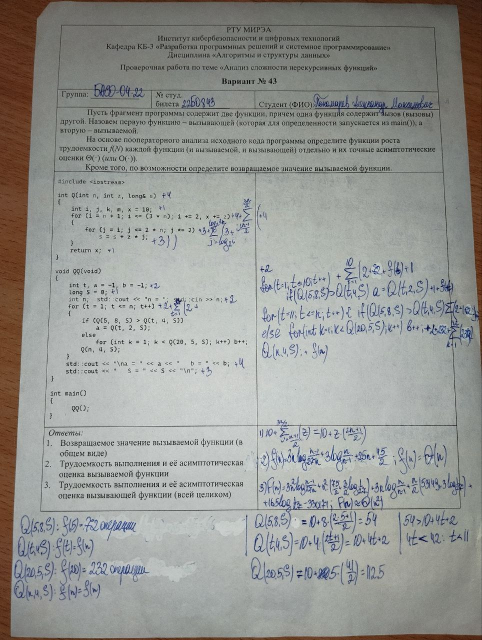
//> input picture res/paper.jpg, 964 x 1280 px (shown at 1/2 size)
$ ./Source   (built with g++ and OpenCV 4)
//> lines starting //> are read from the running program, lines starting //| are printed output that depends on the picture; after the words box and inside, x2 and y2 are one past the last pixel; in counts of white or black regions, pixels touching at a corner belong together
#include <opencv2/imgcodecs.hpp>
#include <opencv2/highgui.hpp>
#include <opencv2/imgproc.hpp>
#include <iostream>
#define w 420
#define h 596
#define cropVal 5
using namespace cv;
using namespace std;


Mat preProcessing(Mat img)
{
	Mat imgGray, imgBlur, imgCanny,imgDil;
	cvtColor(img, imgGray, COLOR_BGR2GRAY);
	GaussianBlur(imgGray, imgBlur, Size(3, 3), 3, 0);
	Canny(imgBlur, imgCanny, 25, 75);
	Mat kernel = getStructuringElement(MORPH_RECT, Size(3, 3));
	dilate(imgCanny, imgDil, kernel);
	return imgDil;
}

vector<Point> reorder(vector<Point> points)
{
	vector<Point> newPoints;
	vector<int>  sumPoints, subPoints;

	for (int i = 0; i < 4; i++)
	{
		sumPoints.push_back(points[i].x + points[i].y);
		subPoints.push_back(points[i].x - points[i].y);
	}

	newPoints.push_back(points[min_element(sumPoints.begin(), sumPoints.end()) - sumPoints.begin()]); // 0
	newPoints.push_back(points[max_element(subPoints.begin(), subPoints.end()) - subPoints.begin()]); //1
	newPoints.push_back(points[min_element(subPoints.begin(), subPoints.end()) - subPoints.begin()]); //2
	newPoints.push_back(points[max_element(sumPoints.begin(), sumPoints.end()) - sumPoints.begin()]); //3

	return newPoints;
}

vector<Point> getContours(Mat image)
{

	vector<vector<Point>> contours;
	vector<Vec4i> hierarchy;

	findContours(image, contours, hierarchy, RETR_EXTERNAL, CHAIN_APPROX_SIMPLE);

	vector<vector<Point>> conPoly(contours.size());
	vector<Rect> boundRect(contours.size());

	vector<Point> biggest;
	int maxArea = 0;

	for (int i = 0; i < contours.size(); i++)
	{
		int area = contourArea(contours[i]);

		if (area > 1000)
		{
			float peri = arcLength(contours[i], true);
			approxPolyDP(contours[i], conPoly[i], 0.02 * peri, true);

			if (area > maxArea && conPoly[i].size() == 4)
			{
				biggest = { conPoly[i][0],conPoly[i][1] ,conPoly[i][2] ,conPoly[i][3] };
				maxArea = area;
			}
		}
	}
	biggest = reorder(biggest);
	return biggest;
}


void getWarp(Mat img, Mat& imgWarp,vector<Point> points)
{
	Point2f src[4] = { points[0],points[1],points[2],points[3] };
	Point2f dst[4] = { {0.0f,0.0f},{w,0.0f},{0.0f,h},{w,h} };

	Mat matrix = getPerspectiveTransform(src, dst);
	warpPerspective(img, imgWarp, matrix, Point(w, h));
}

void main()
{
	vector<Point> initialPoints, docPoints;
	Mat imgOriginal, imgCrop, imgThre,imgWarp;;
	string path = "res/paper.jpg";
	imgOriginal = imread(path);
//> imgOriginal is the input picture: 1280 rows x 964 cols, CV_8UC3; mean B, G, R 146.9, 150.7, 149.5

	imgThre = preProcessing(imgOriginal);
//> in preProcessing, `cvtColor(img, imgGray, COLOR_BGR2GRAY);`:
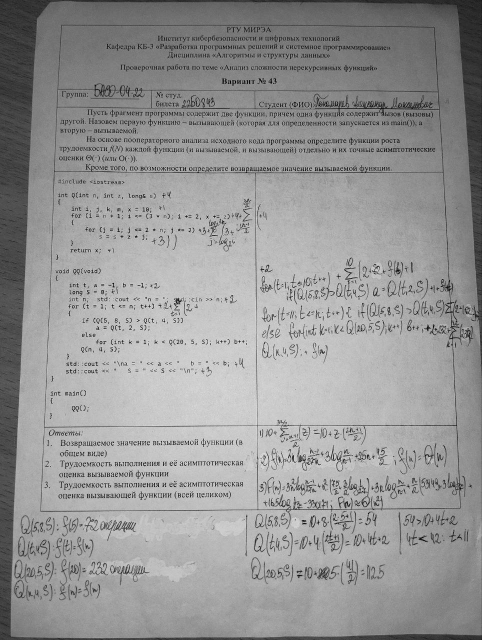
//> imgGray: 1280 rows x 964 cols, CV_8UC1 (shown at 1/2 size); min 0, max 254, mean 150
//> in preProcessing, `Canny(imgBlur, imgCanny, 25, 75);`:
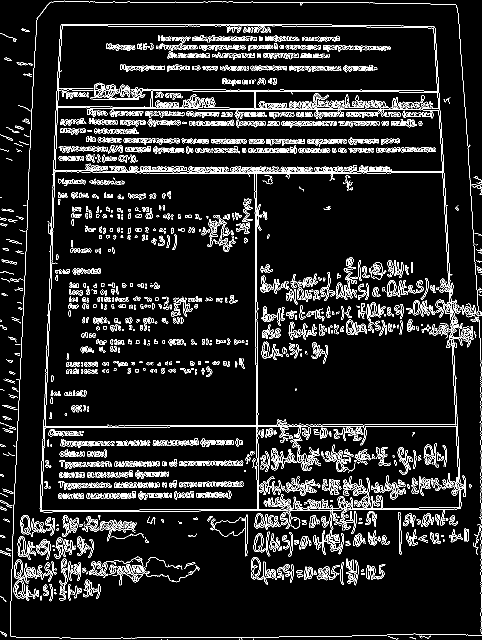
//> imgCanny: 1280 rows x 964 cols, CV_8UC1 (shown at 1/2 size); 8.7% white in thin lines or dots
//> in preProcessing, `dilate(imgCanny, imgDil, kernel);`:
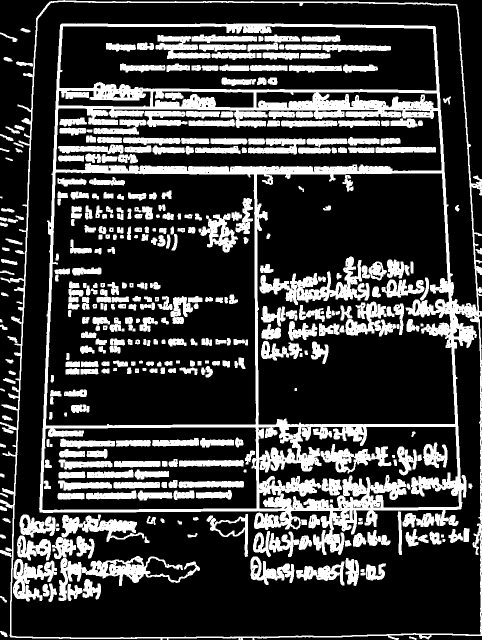
//> imgDil: 1280 rows x 964 cols, CV_8UC1 (shown at 1/2 size); 24.5% white; 407 white regions (1 under 20 px)

	initialPoints = getContours(imgThre);
//> in getContours, `findContours(image, contours, hierarchy, RETR_EXTERNAL, CHAIN_APPROX_S..`: contours = 44 contours, 2 with area under 20; largest, box (x1, y1, x2, y2) and area: (0, 0, 964, 1280) 1153731, (2, 518, 35, 530) 178, (32, 123, 66, 133) 171, (11, 477, 45, 490) 150, (0, 65, 35, 84) 132
//> in getContours, `vector<vector<Point>> conPoly(contours.size());`: conPoly = 44 empty contours
//> the loop in getContours, `for (int i = 0; i < contours.size(); i++)` made 44 passes
//> (area, peri, biggest, maxArea) on pass 44: (1153731, 5915.2, 4 Points (x, y): [99, 3], [20, 1273], [963, 1271], [914, 9], 1153731)
//> area on passes 1 to 6: 38, 82, 55, 128, 58, 69
//> after the loop in getContours, `for (int i = 0; i < contours.size(); i++)`: maxArea = 1153731
//> in reorder, `newPoints.push_back(points[min_element(sumPoints.begin(), sumPoints.en..`: newPoints = 1 Point (x, y): [99, 3]
//> in reorder, `newPoints.push_back(points[max_element(subPoints.begin(), subPoints.en..`: newPoints = 2 Points (x, y): [99, 3], [914, 9]
//> in reorder, `newPoints.push_back(points[min_element(subPoints.begin(), subPoints.en..`: newPoints = 3 Points (x, y): [99, 3], [914, 9], [20, 1273]
//> in reorder, `newPoints.push_back(points[max_element(sumPoints.begin(), sumPoints.en..`: newPoints = 4 Points (x, y): [99, 3], [914, 9], [20, 1273], [963, 1271]
//> in getContours, `biggest = reorder(biggest);`: biggest has the same summary as newPoints in reorder
//> initialPoints has the same summary as newPoints in reorder

	 getWarp(imgOriginal, imgWarp, initialPoints);
//> in getWarp, `Point2f src[4] = { points[0],points[1],points[2],points[3] };`: src has the same summary as newPoints in reorder
//> in getWarp, `Mat matrix = getPerspectiveTransform(src, dst);`: matrix = [[0.512, 0.0318, -50.76], [-0.004, 0.543, -1.23], [-8.37e-06, 0.000123, 1]]
//> in getWarp, `warpPerspective(img, imgWarp, matrix, Point(w, h));`:
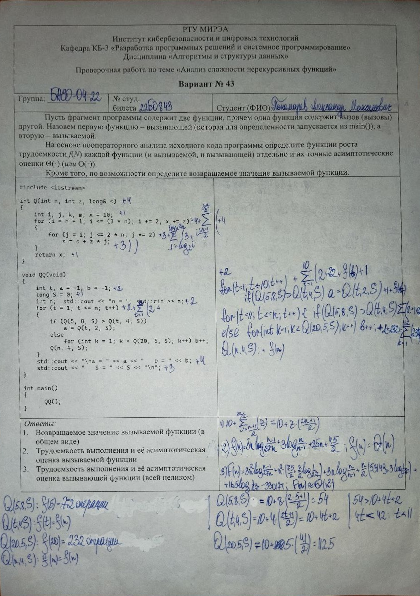
//> imgWarp: 596 rows x 420 cols, CV_8UC3; mean B, G, R 154.1, 156.6, 152.3

	Rect roi(cropVal, cropVal, w - (2 * cropVal), h - (2 * cropVal));
	imgCrop = imgWarp(roi);
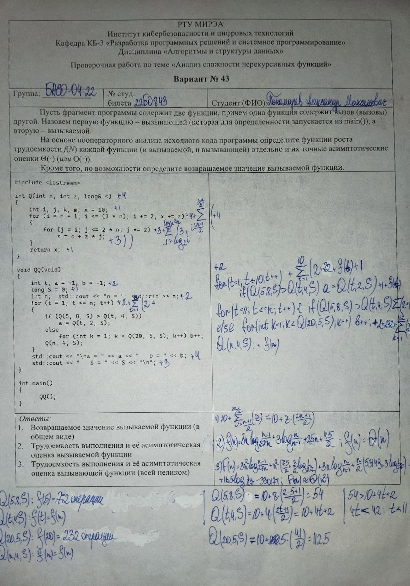
//> imgCrop: 586 rows x 410 cols, CV_8UC3; mean B, G, R 155.3, 157.7, 153.3

	imshow("Image", imgOriginal);
	imshow("Image Crop", imgCrop);
	waitKey(0);

}
